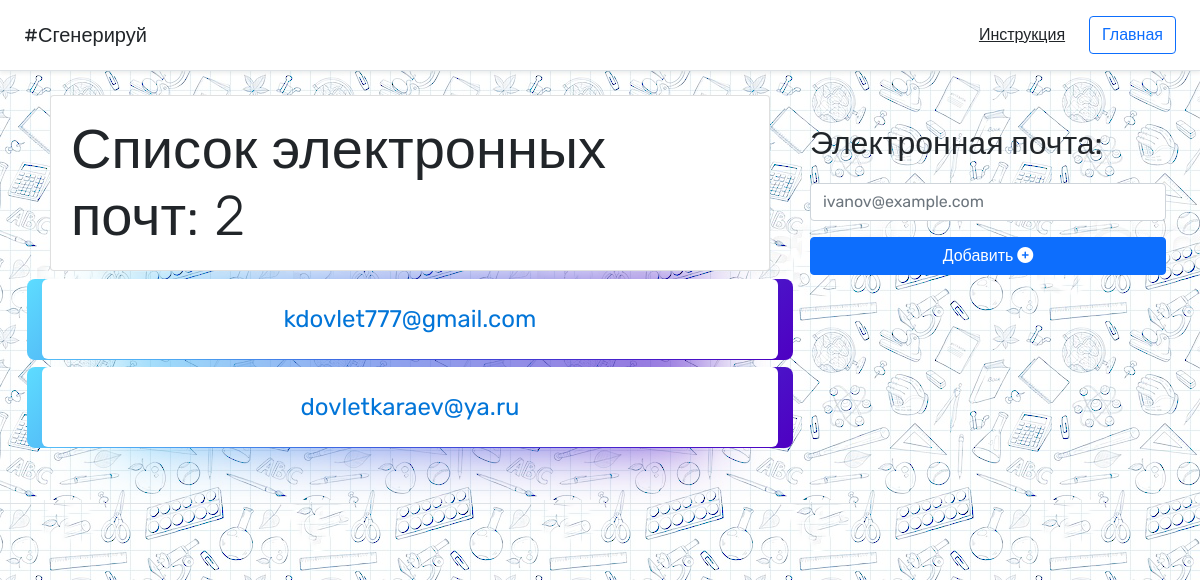
The page /panel/ on the database as committed earlier.
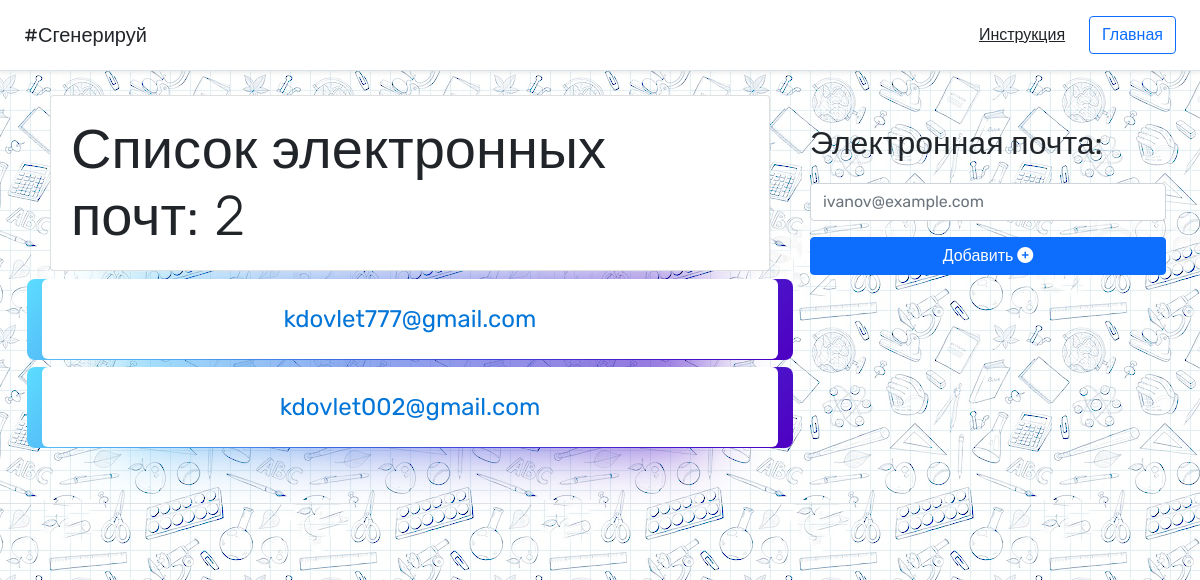
The same page on the database as committed later.
### taslama/apps/questions/models.py (models this page shows)
class Email(models.Model):
	email = models.CharField('Email', max_length = 50)

### taslama/apps/questions/views.py (the view)
# urls.py: path('panel/', views.panel, name = 'panel'),
def panel(request):
	if request.method == 'POST':
		email = Email.objects.create(email = request.POST['email'])
		created = email.email
		email.save()
		messages.info(request, f'Почта {created} добавлена успешно!')
	emails_list = Email.objects.all()
	emails_count = emails_list.count()
	return render(request, 'panel.html', {'emails_list':emails_list, 'emails_count':emails_count})

### taslama/apps/questions/templates/panel.html (shortened to what this page needs)
{% load static %}
<!DOCTYPE html>
<html lang="en">
  <head>
    <link rel='stylesheet' href="{% static 'cardstyle.css' %}">
    <link href="https://cdn.jsdelivr.net/npm/bootstrap@5.0.0-beta2/dist/css/bootstrap.min.css" rel="stylesheet">
  </head>
  <body style="background-image: url('{% static 'pattern.png' %}' );">
<header class="d-flex flex-column flex-md-row align-items-center p-3 px-md-4 mb-3 bg-body border-bottom shadow-sm">
  <p class="h5 my-0 me-md-auto fw-normal">#Сгенерируй</p>
  <nav class="my-2 my-md-0 me-md-3">
    <a class="p-2 text-dark" href="{% url 'info' %}">Инструкция</a>
  </nav>
  <a class="btn btn-outline-primary" href="{% url 'index' %}">Главная</a>
</header>
<div class="container">
  <div class="row">
    <div class="col-sm-8">
    <div class="card p-1 m-2">
  <h1 class="display-4 m-3">Список электронных почт: {{emails_count}}</h1>
  </div>
  {% if emails_list %}
    {% for email in emails_list %}
     <a href="{% url 'delete' email.id %}" style="text-decoration:none;">
    <div class="card1 mb-2 ml-2 w-100">
    {{email.email}}
    </div>
     </a>
    {% endfor %}
  {% else %}
  <p class="m-3">Пока электронных почт не добавлено, нажмите "Добавить", чтобы добавить почту</p>
  {% endif %}
    </div>
    <div class="col-sm-4">
      <form method="POST">
  <div class="form-group pt-4">
    <label class="m-2" style="font-size: 32px;" for="exampleFormControlInput1">Электронная почта:</label>
    <input type="email" class="form-control m-2" name="email" id="exampleFormControlInput1" placeholder="ivanov@example.com">
  </div>
  <a href="">
  <button class="btn btn-primary m-2" style="width: 100%;">Добавить <i class="fas fa-plus-circle"></i> </button>
</a>
  </form>
    </div>
  </div>
</div>
  <footer class="pt-4 my-md-5 pt-md-5 border-top">
  </footer>
  </body>
</html>

Rows that differ between the two databases and show on the page:
removed Email: email "dovletkaraev@ya.ru"
added Email: email "kdovlet002@gmail.com"
